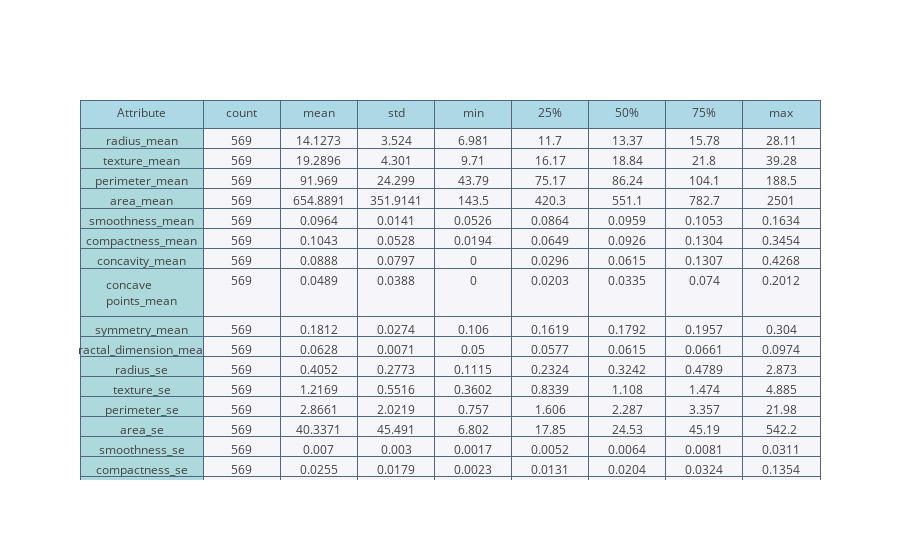

Notebook source saved alongside this figure:
### Markdown cell above
<a id='bsd'></a>
> ### Basic Statistical Details

### Code cell
p = df.describe().T
p = p.round(4)
table = go.Table(
    columnwidth=[0.8]+[0.5]*8,
    header=dict(
        values=['Attribute'] + list(p.columns),
        line = dict(color='#506784'),
        fill = dict(color='lightblue'),
    ),
    cells=dict(
        values=[p.index] + [p[k].tolist() for k in p.columns[:]],
        line = dict(color='#506784'),
        fill = dict(color=['rgb(173, 216, 220)', '#f5f5fa'])
    )
)
py.iplot([table], filename='table-of-mining-data')

### Figure 1 — Plotly figure (JSON) as saved in the notebook; plotly's stock layout.template omitted (floating-point values rounded to 4 significant figures; data arrays with more than 128 entries replaced by an {"elided": "..."} marker saying what was removed)
{"data": [{"cells": {"fill": {"color": ["rgb(173, 216, 220)", "#f5f5fa"]}, "line": {"color": "#506784"}, "values": {"elided": "9x30 mixed values"}}, "columnwidth": [0.8, 0.5, 0.5, 0.5, 0.5, 0.5, 0.5, 0.5, 0.5], "header": {"fill": {"color": "lightblue"}, "line": {"color": "#506784"}, "values": ["Attribute", "count", "mean", "std", "min", "25%", "50%", "75%", "max"]}, "type": "table", "uid": "87771656-a17e-4880-bbf0-a975118ff9b1"}], "layout": {}}
